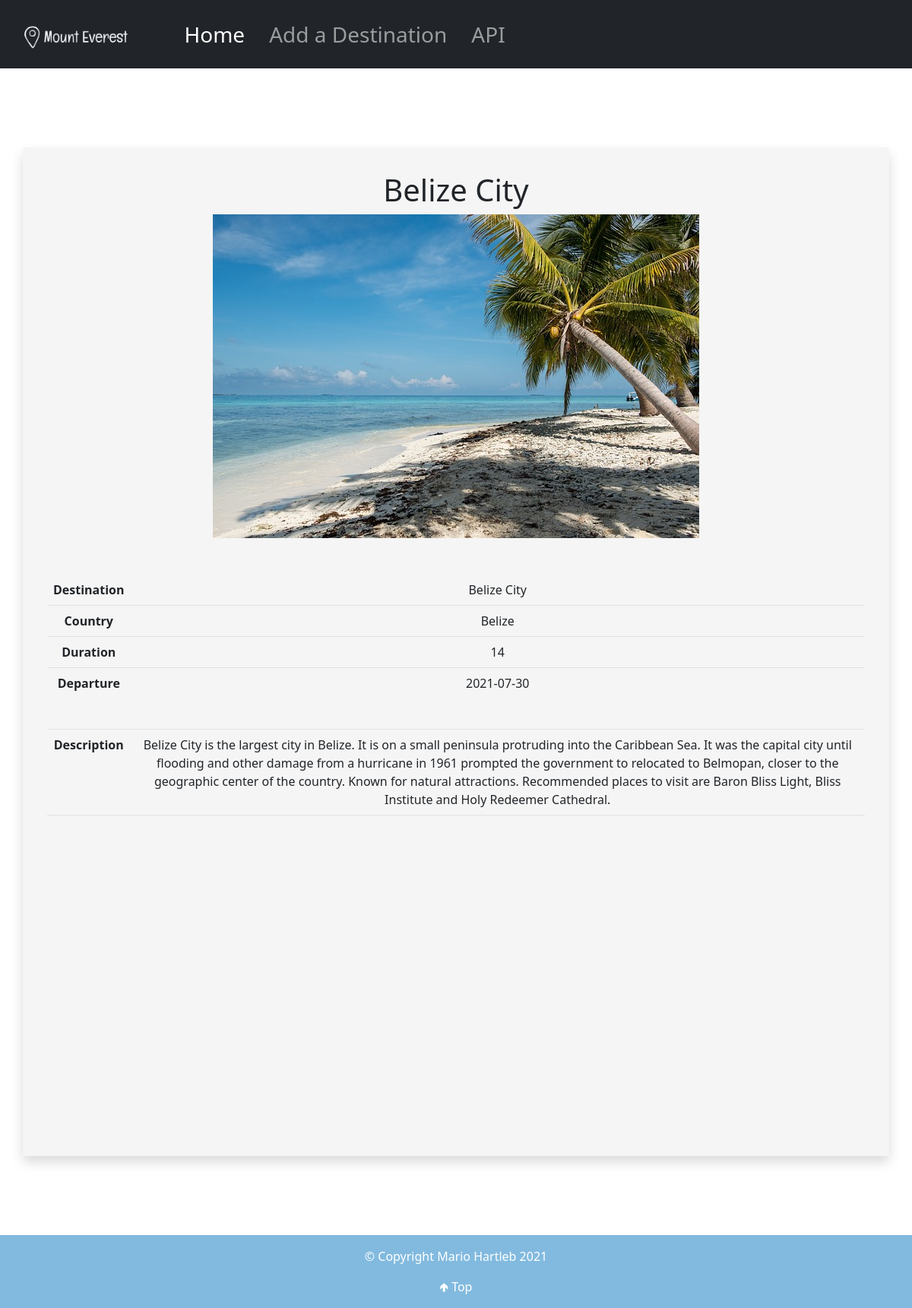
Page /details.php?id=6 on the committed database.
### tables this page shows
CREATE TABLE `destinations` (
  `locId` int(11) NOT NULL,
  `locName` varchar(55) NOT NULL,
  `locCountry` varchar(55) NOT NULL,
  `locPrice` decimal(11,2) NOT NULL,
  `duration` int(3) NOT NULL,
  `departure` date NOT NULL,
  `description` text DEFAULT NULL,
  `latitude` decimal(11,8) NOT NULL,
  `longitude` decimal(11,8) NOT NULL,
  `image` varchar(255) DEFAULT NULL
);

### details.php (the view, shortened to what this page needs)
<?php
require_once 'actions/db_connect.php';
if ($_GET['id']) {
    $id = $_GET['id'];
    $sql = "SELECT * FROM destinations WHERE locId = {$id}";
    $result = $connect->query($sql);
    if ($result->num_rows == 1) {
        $data = $result->fetch_assoc();
        $destination = $data['locName'];
        $country = $data['locCountry'];
        $duration = $data['duration'];
        $departure = $data['departure'];
        $description = $data['description'];
        $image = $data['image'];
        $table = "
        <tr>
            <th>Destination</th>
            <td>" .$destination."</td>
        </tr>
        <tr>
            <th>Country</th>
            <td>" .$country."</td>
        </tr>
        <tr>
            <th>Duration</th>
            <td>" .$duration."</td>
        </tr>
        <tr>
            <th>Departure</th>
            <td class='pb-5'>" .$departure."</td>
        </tr>
        <tr>
            <th>Description</th>
            <td>" .$description."</td>
        </tr>";
    } else {
        header("location: error.php");
    }
} else {
    header("location: error.php");
}
?>
<!DOCTYPE html>
<html>
    <head>
        <?php require_once 'components/boot.php'?>
        <link rel="stylesheet" href="css/styles.css">
    </head>
    <body>
<?php include_once "components/nav.php";?>
        <fieldset class="shadow rounded">
            <legend class='h1 text-center'><?php echo $destination ?> </legend>
            <form action="details.php"  method="post" enctype="multipart/form-data">
                <div>
                 <?php echo "<img class='mb-5 img-fluid mx-auto d-block' src='pictures/" .$image."'";?></div>
                <table class="table">
                <?php echo $table;?>
                </table>
            </form>
            <div id="map"></div>
        </fieldset>
        <?php include_once "components/footer.php";?>
    </body>
</html>

### css/styles.css (style rules this page uses)
* { box-sizing: border-box; margin: 0; padding: 0; }
body { background: url("https://ibb.co/SPWVD85"); background-size: cover; min-height: 100vh; }
fieldset { background: whitesmoke; padding: 2rem; }
td { text-align: center; vertical-align: middle; }
tr { text-align: center; }

### details.php (style rules this page uses)
#map { height: 50vh; }
html, body { height: 100%; margin: 0; padding: 0; }
fieldset { margin: auto; margin-top: 13vh; margin-bottom: 13vh; width: 95% ; }

### rows in the picture
destinations: locName "Belize City", image (picture), locCountry "Belize", duration "14", departure "2021-07-30", description "Belize City is the largest city in Belize. It is on a small peninsula protruding into the Caribbean Sea. It was the capital city until flooding and other damage from a hurricane in 1961 prompted the government to relocated to Belmopan, closer to the geographic center of the country. Known for natural attractions. Recommended places to visit are Baron Bliss Light, Bliss Institute and Holy Redeemer Cathedral."
